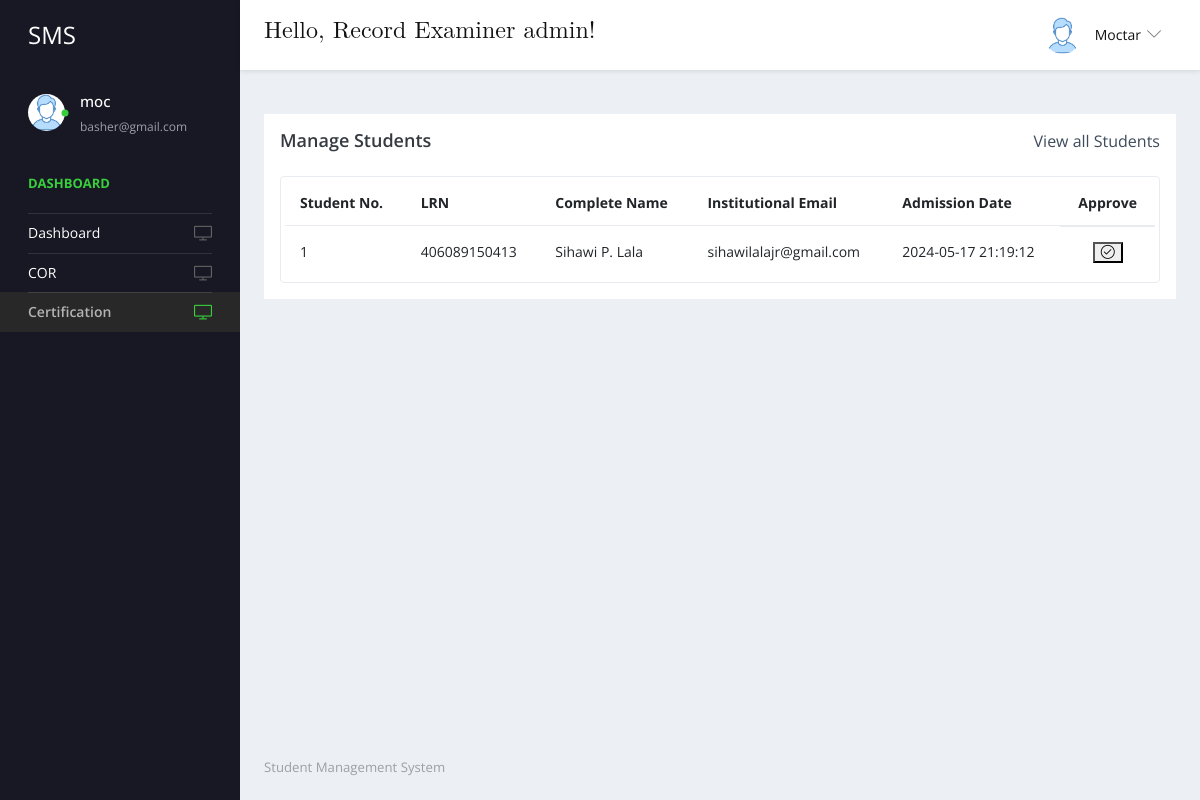
/recordexamineer/requestCertification.php (signed in), run on the app's committed database.
### tables this page shows
CREATE TABLE `tbl_record_examineer` (
  `id` int(11) NOT NULL,
  `fname` varchar(255) NOT NULL,
  `lname` varchar(255) NOT NULL,
  `email` varchar(255) NOT NULL,
  `age` int(11) NOT NULL,
  `strand` varchar(255) NOT NULL,
  `gender` varchar(10) NOT NULL,
  `address` text NOT NULL,
  `contact` varchar(15) NOT NULL,
  `uname` varchar(100) NOT NULL,
  `password` varchar(255) NOT NULL,
  `image` varchar(255) NOT NULL
);

CREATE TABLE `tbl_user_accounts` (
  `ID` int(11) NOT NULL,
  `UserName` varchar(25) NOT NULL,
  `Password` varchar(125) NOT NULL,
  `Type` varchar(25) NOT NULL,
  `expiryDate` date DEFAULT NULL,
  `disabled` int(11) DEFAULT NULL
);

CREATE TABLE `request_docs` (
  `ID` int(11) NOT NULL,
  `st_id` int(11) DEFAULT NULL,
  `re_id` int(11) DEFAULT NULL,
  `docName` varchar(255) DEFAULT NULL,
  `isApproved` varchar(64) DEFAULT NULL
);

CREATE TABLE `tblstudent` (
  `ID` int(10) NOT NULL,
  `UserAccountID` int(11) NOT NULL,
  `LastName` varchar(100) NOT NULL,
  `FirstName` varchar(100) NOT NULL,
  `MiddleInitial` varchar(10) DEFAULT NULL,
  `Gender` varchar(10) NOT NULL,
  `Age` int(11) NOT NULL,
  `DOB` date NOT NULL,
  `PlaceOfBirth` varchar(255) DEFAULT NULL,
  `CurrentAddress` varchar(255) NOT NULL,
  `PermanentAddress` varchar(255) NOT NULL,
  `ContactNo` varchar(15) NOT NULL,
  `EmailAddress` varchar(100) NOT NULL,
  `Strand` varchar(100) NOT NULL,
  `GradeLevel` varchar(100) NOT NULL,
  `LRN` varchar(20) DEFAULT NULL,
  `SchoolLastAttended` varchar(255) DEFAULT NULL,
  `FatherName` varchar(100) DEFAULT NULL,
  `FatherContactNumber` varchar(15) DEFAULT NULL,
  `MotherName` varchar(100) DEFAULT NULL,
  `MotherContactNumber` varchar(15) DEFAULT NULL,
  `EmergencyContactNumber` varchar(15) DEFAULT NULL,
  `UserName` varchar(100) NOT NULL,
  `Password` varchar(255) NOT NULL,
  `Image` varchar(255) DEFAULT NULL,
  `YearAdmitted` datetime DEFAULT NULL,
  `section` int(8) DEFAULT NULL
);

### recordexamineer/requestCertification.php (the view, shortened to what this page needs)
<!DOCTYPE html>
<html lang="en">
<head>
    <link rel="stylesheet" href="vendors/simple-line-icons/css/simple-line-icons.css">
    <link rel="stylesheet" href="vendors/flag-icon-css/css/flag-icon.min.css">
    <link rel="stylesheet" href="vendors/css/vendor.bundle.base.css">
    <link rel="stylesheet" href="vendors/daterangepicker/daterangepicker.css">
    <link rel="stylesheet" href="vendors/chartist/chartist.min.css">
    <link rel="stylesheet" href="css/style.css">
</head>
<body>
    <div class="container-scroller">
        <?php include_once('includes/header.php');?>
        <div class="container-fluid page-body-wrapper">
            <?php include_once('includes/sidebar.php');?>
            <div class="main-panel">
                <div class="content-wrapper">
                    <div class="row purchace-popup">
                        <div class="col-12 stretch-card grid-margin">
                            <div class="card card-secondary" style="padding: 16px;">
                            <div class="d-sm-flex align-items-center mb-4">
                                        <h4 class="card-title mb-sm-0">Manage Students</h4>
                                        <a href="#" class="text-dark ml-auto mb-3 mb-sm-0"> View all Students</a>
                                    </div>
                                    <div class="table-responsive border rounded p-1">
                                        <table class="table">
                                            <thead>
                                                <tr>
                                                    <th class="font-weight-bold">Student No.</th>
                                                    <th class="font-weight-bold">LRN</th>
                                                    <th class="font-weight-bold">Complete Name</th>
                                                    <th class="font-weight-bold">Institutional Email</th>
                                                    <th class="font-weight-bold">Admission Date</th>
                                                    <th class="font-weight-bold"style="text-align: center">Approve</th>
                                                </tr>
                                            </thead>
                                            <tbody>
                                                <?php
                                                $sql = "SELECT
                                                s.ID,
                                                s.LRN,
                                                s.LastName,
                                                s.FirstName,
                                                s.MiddleInitial,
                                                s.EmailAddress,
                                                s.YearAdmitted,
                                                r.docName
                                            FROM
                                                request_docs r
                                            JOIN
                                                tblstudent s ON r.st_id = s.ID;
                                            ";
                                                $query = $dbh->prepare($sql);
                                                $query->execute();
                                                $results = $query->fetchAll(PDO::FETCH_OBJ);
                                                $cnt = 1;
                                                foreach ($results as $row) {
                                                ?>
                                                    <tr>
                                                        <td><?php echo htmlentities($cnt); ?></td>
                                                        <td><?php echo htmlentities($row->LRN); ?></td>
                                                        <td><?php echo htmlentities($row->FirstName) . ' ' . htmlentities($row->MiddleInitial) . ' ' . htmlentities($row->LastName); ?></td>
                                                        <td><?php echo htmlentities($row->EmailAddress); ?></td>
                                                        <td><?php echo htmlentities($row->YearAdmitted); ?></td>
                                                        <td style="display:flex;justify-content:center">
                                                            <div>
                                                                <form method="post">
                                                                    <button type="submit" name="submit"><i class="icon-check"></i></button>
                                                                </form>
                                                            </div>
                                                            </div>
                                                <?php $cnt = $cnt + 1;
                                                } ?>
                                    </div>
                            </div>
                        </div>
                    </div>
                </div>
                <?php include_once('includes/footer.php');?>
            </div>
        </div>
</body>
</html>

### recordexamineer/includes/header.php (shortened to what this page needs)
<nav class="navbar default-layout-navbar col-lg-12 col-12 p-0 fixed-top d-flex flex-row">
    <div class="navbar-brand-wrapper d-flex align-items-center">
        <a class="navbar-brand brand-logo" href="dashboard.php">
            <strong style="color: white;">SMS</strong>
        </a>
    </div>
    <?php
    include('includes/dbconnection.php');
    if(isset($_SESSION['record_examineer_id'])) {
        $uid = $_SESSION['record_examineer_id'];
        $sql = "SELECT
        e.fname,
        e.lname,
        e.email,
        u.UserName
        FROM
            tbl_record_examineer e
        JOIN
            tbl_user_accounts u ON e.id = u.ID
        WHERE e.id = :uid;";
        $query = $dbh -> prepare($sql);
        $query->bindParam(':uid', $uid, PDO::PARAM_STR);
        $query->execute();
        $results = $query->fetchAll(PDO::FETCH_OBJ);
        if($query->rowCount() > 0) {
            foreach($results as $row) {
    ?>
    <div class="navbar-menu-wrapper d-flex align-items-center flex-grow-1">
        <h5 class="greetings">Hello, Record Examiner <?php echo htmlentities($row->UserName); ?>!</h5>
        <ul class="navbar-nav navbar-nav-right ml-auto">
            <li class="nav-item dropdown d-none d-xl-inline-flex user-dropdown">
                <a class="nav-link dropdown-toggle" id="UserDropdown" href="#" data-toggle="dropdown"
                    aria-expanded="false">
                    <img class="img-xs rounded-circle ml-2" src="images/faces/face8.jpg" alt="Profile image"> <span
                        class="font-weight-normal"> <?php echo htmlentities($row->fname); ?> </span></a>
            </li>
        </ul>
    </div>
    <?php
            }
        }
    }
    ?>
</nav>

### recordexamineer/includes/sidebar.php
<nav class="sidebar sidebar-offcanvas" id="sidebar">
    <ul class="nav">
        <li class="nav-item nav-profile">
            <a href="#" class="nav-link">
                <div class="profile-image">
                    <img class="img-xs rounded-circle" src="images/faces/face8.jpg" alt="profile image">
                    <div class="dot-indicator bg-success"></div>
                </div>
                <div class="text-wrapper">
                    <?php
                    if(isset($_SESSION['record_examineer_id'])) {
                        $uid = $_SESSION['record_examineer_id'];
                        $sql = "SELECT * FROM tbl_record_examineer WHERE ID = :uid";
                        $query = $dbh->prepare($sql);
                        $query->bindParam(':uid', $uid, PDO::PARAM_STR);
                        $query->execute();
                        $results = $query->fetchAll(PDO::FETCH_OBJ);
                        if($query->rowCount() > 0) {
                            foreach($results as $row) {
                    ?>
                    <p class="profile-name"><?php echo htmlentities($row->uname); ?></p>
                    <p class="designation"><?php echo htmlentities($row->email); ?></p>
                    <?php
                            }
                        }
                    }
                    ?>
                </div>
            </a>
        </li>
        <li class="nav-item nav-category">
            <span class="nav-link">Dashboard</span>
        </li>
        <li class="nav-item">
            <a class="nav-link" href="dashboard.php">
                <span class="menu-title">Dashboard</span>
                <i class="icon-screen-desktop menu-icon"></i>
            </a>
        </li>
        <li class="nav-item">
            <a class="nav-link" href="requestCOR.php">
                <span class="menu-title">COR</span>
                <i class="icon-screen-desktop menu-icon"></i>
            </a>
        </li>
        <li class="nav-item">
            <a class="nav-link" href="requestCertification.php">
                <span class="menu-title">Certification</span>
                <i class="icon-screen-desktop menu-icon"></i>
            </a>
        </li>
    </ul>
</nav>

### recordexamineer/includes/header.php (style rules this page uses)
.greetings { font-size: 1.5em; font-family: math; }

### data on the page
tbl_record_examineer: tbl_user_accounts.UserName "admin", fname "Moctar", uname "moc", email "basher@gmail.com"
request_docs: st.LRN "406089150413", st.FirstName "Sihawi", st.MiddleInitial "P.", st.LastName "Lala", st.EmailAddress "sihawilalajr@gmail.com", st.YearAdmitted "2024-05-17 21:19:12"
